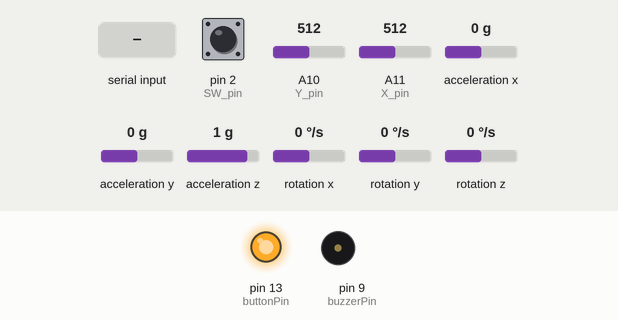
This sketch was run on a simulated Arduino Mega 2560, built with avr-gcc and run on an emulated ATmega2560. Shown: output pins drawn as LEDs (lit = HIGH), buzzer (waves = sounding, pin HIGH). Wiring (inferred from the names in the program): MPU-6050 motion sensor at I2C address 0x68. The test bench sets the inputs (shaded band); at power-on: A10 (Y_pin) = 512, A11 (X_pin) = 512, pin 2 (SW_pin) HIGH, acceleration x 0 g, acceleration y 0 g, acceleration z 1 g, rotation x 0 °/s, rotation y 0 °/s, rotation z 0 °/s. What the sketch prints to the serial monitor is not drawn.

Above: at 1.2 s.
1.3 s: "E" received over Serial
At 1.46 s:
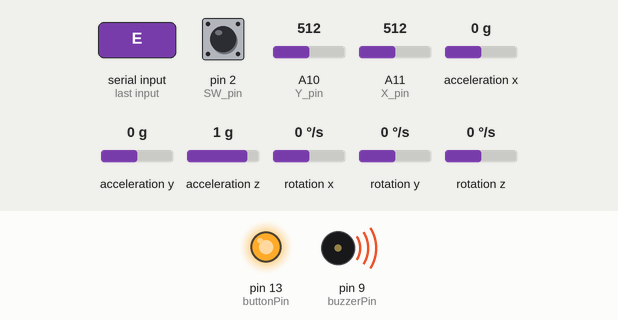
5.0 s: A10 (Y_pin) set to 788
6.5 s: A10 (Y_pin) set to 819
8.8 s: A11 (X_pin) set to 783
10.3 s: A11 (X_pin) set to 811
Timing chart, 0 to 13.3 s (numbered marks = the images above; inputs shaded):
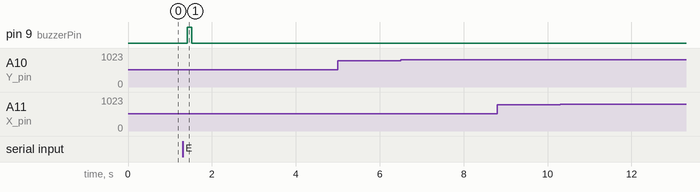

The sketch:

main.ino
```cpp
#include <Wire.h>

#define X_pin A11
#define Y_pin A10

// Joystick pins
const int SW_pin = 2;   // Digital pin connected to the joystick switch output
const int buttonPin = 13;
const int buzzerPin = 9;

bool appleEaten = false;

// MPU-6050 variables
const int MPU_addr = 0x68;  // I2C address of the MPU-6050
int16_t AcX,AcY,AcZ,Tmp,GyX,GyY,GyZ;
int joystickX = 0;
int joystickY = 0;
int button = 0;
int control = 0;

void setup() {
  Wire.begin();  // Initialize I2C communication
  Wire.beginTransmission(MPU_addr);
  Wire.write(0x6B);  // PWR_MGMT_1 register
  Wire.write(0);     // Set to zero (wakes up the MPU-6050)
  Wire.endTransmission(true);
  Serial.begin(9600);
  pinMode(LED_BUILTIN, OUTPUT);     // Initialize built-in LED pin
  digitalWrite(LED_BUILTIN, HIGH);  // Turn the LED on (HIGH is the voltage level)
  pinMode(buzzerPin, OUTPUT);
  pinMode(SW_pin, INPUT);
  pinMode(buttonPin, OUTPUT);
}

void loop() {
  // Read from the joystick:
  joystickX = analogRead(X_pin);
  joystickY = analogRead(Y_pin);
  int joystickSwitch = digitalRead(SW_pin);

  button = digitalRead(buttonPin);

  if(button == HIGH){
    control = 1 - control;
    delay(100);
  }

  // Read from the MPU-6050 sensor:
  Wire.beginTransmission(MPU_addr);
  Wire.write(0x3B);  // Starting with register 0x43 (GYRO_XOUT_H)
  Wire.requestFrom(MPU_addr, 14, true);  // Request 2 registers
  AcX=Wire.read()<<8|Wire.read();  // 0x3B (ACCEL_XOUT_H) & 0x3C (ACCEL_XOUT_L)
  AcY=Wire.read()<<8|Wire.read();  // 0x3D (ACCEL_YOUT_H) & 0x3E (ACCEL_YOUT_L)
  AcZ=Wire.read()<<8|Wire.read();  // 0x3F (ACCEL_ZOUT_H) & 0x40 (ACCEL_ZOUT_L)
  Tmp=Wire.read()<<8|Wire.read();  // 0x41 (TEMP_OUT_H) & 0x42 (TEMP_OUT_L)
  Wire.endTransmission(false);
  GyX=Wire.read()<<8|Wire.read();  // 0x43 (GYRO_XOUT_H) & 0x44 (GYRO_XOUT_L)
  GyY=Wire.read()<<8|Wire.read();  // 0x45 (GYRO_YOUT_H) & 0x46 (GYRO_YOUT_L)
  GyZ=Wire.read()<<8|Wire.read();  // 0x47 (GYRO_ZOUT_H) & 0x48 (GYRO_ZOUT_L)

  // Use joystick or MPU-6050 to control the Snake's movement
  if (control == 0) {  // Joystick switch is pressed
    // Handle joystick input to control the Snake's direction
    if (joystickX < 200) {
      // Handle left movement
      Serial.write("a");
    } if (joystickX > 800) {
      // Handle right movement
      Serial.write("d");
    } if (joystickY < 200) {
      // Handle up movement
      Serial.write("w");
    } if (joystickY > 800) {
      // Handle down movement
      Serial.write("s");

    }

  } else {
    // Handle MPU-6050 input to control the Snake's direction
    if (AcY > 1000 || AcX > 1000){
      if (GyX > 1000) {
        Serial.write("a");
      }
      if (GyX < -1000) {
        Serial.write("d");
      }
      if (GyY < 1000) {
        Serial.write("w");
      }
      if (GyY < -1000) {
        Serial.write("s");
      }
    delay(100);
 }
}

  delay(100);

  if (Serial.available()) {
    // Read the incoming character
    char incomingChar = Serial.read();

    // Check if the incoming character is 'E'
    if (incomingChar == 'E') {
      // Set the flag to indicate an apple is eaten
      appleEaten = true;
    }
  }
  // Check if the snake ate an apple
  if (appleEaten) {
    digitalWrite(buzzerPin, HIGH);
    delay(100);
    digitalWrite(buzzerPin, LOW);
  }

  appleEaten = false;
}
```

Measured:
- after the input at 1.3 s, pin 9 (buzzerPin): LOW → HIGH after 0.11 s, → LOW 0.10 s later
- after the input at 5.0 s, every drawn part: stays the same
- after the input at 6.5 s, every drawn part: stays the same
- after the input at 8.8 s, every drawn part: stays the same
- after the input at 10.3 s, every drawn part: stays the same
